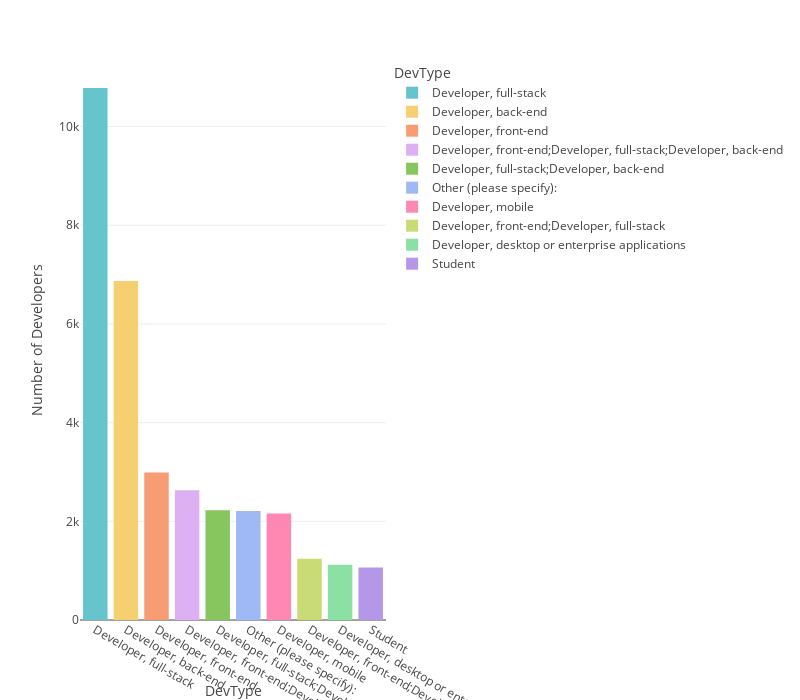

Notebook code for this chart:
### Code cell
plot_bar_plotly(df2021, 'DevType', 10, 700, 800)

### Figure 1 — Plotly figure (JSON) as saved in the notebook; plotly's stock layout.template omitted (floating-point values rounded to 4 significant figures)
{"data": [{"alignmentgroup": "True", "hovertemplate": "DevType=%{x}<br>Number of Developers=%{y}<extra></extra>", "legendgroup": "Developer, full-stack", "marker": {"color": "rgb(102, 197, 204)", "pattern": {"shape": ""}}, "name": "Developer, full-stack", "offsetgroup": "Developer, full-stack", "orientation": "v", "showlegend": true, "textposition": "auto", "type": "bar", "x": ["Developer, full-stack"], "xaxis": "x", "y": [10781], "yaxis": "y"}, {"alignmentgroup": "True", "hovertemplate": "DevType=%{x}<br>Number of Developers=%{y}<extra></extra>", "legendgroup": "Developer, back-end", "marker": {"color": "rgb(246, 207, 113)", "pattern": {"shape": ""}}, "name": "Developer, back-end", "offsetgroup": "Developer, back-end", "orientation": "v", "showlegend": true, "textposition": "auto", "type": "bar", "x": ["Developer, back-end"], "xaxis": "x", "y": [6870], "yaxis": "y"}, {"alignmentgroup": "True", "hovertemplate": "DevType=%{x}<br>Number of Developers=%{y}<extra></extra>", "legendgroup": "Developer, front-end", "marker": {"color": "rgb(248, 156, 116)", "pattern": {"shape": ""}}, "name": "Developer, front-end", "offsetgroup": "Developer, front-end", "orientation": "v", "showlegend": true, "textposition": "auto", "type": "bar", "x": ["Developer, front-end"], "xaxis": "x", "y": [2988], "yaxis": "y"}, {"alignmentgroup": "True", "hovertemplate": "DevType=%{x}<br>Number of Developers=%{y}<extra></extra>", "legendgroup": "Developer, front-end;Developer, full-stack;Developer, back-end", "marker": {"color": "rgb(220, 176, 242)", "pattern": {"shape": ""}}, "name": "Developer, front-end;Developer, full-stack;Developer, back-end", "offsetgroup": "Developer, front-end;Developer, full-stack;Developer, back-end", "orientation": "v", "showlegend": true, "textposition": "auto", "type": "bar", "x": ["Developer, front-end;Developer, full-stack;Developer, back-end"], "xaxis": "x", "y": [2628], "yaxis": "y"}, {"alignmentgroup": "True", "hovertemplate": "DevType=%{x}<br>Number of Developers=%{y}<extra></extra>", "legendgroup": "Developer, full-stack;Developer, back-end", "marker": {"color": "rgb(135, 197, 95)", "pattern": {"shape": ""}}, "name": "Developer, full-stack;Developer, back-end", "offsetgroup": "Developer, full-stack;Developer, back-end", "orientation": "v", "showlegend": true, "textposition": "auto", "type": "bar", "x": ["Developer, full-stack;Developer, back-end"], "xaxis": "x", "y": [2224], "yaxis": "y"}, {"alignmentgroup": "True", "hovertemplate": "DevType=%{x}<br>Number of Developers=%{y}<extra></extra>", "legendgroup": "Other (please specify):", "marker": {"color": "rgb(158, 185, 243)", "pattern": {"shape": ""}}, "name": "Other (please specify):", "offsetgroup": "Other (please specify):", "orientation": "v", "showlegend": true, "textposition": "auto", "type": "bar", "x": ["Other (please specify):"], "xaxis": "x", "y": [2208], "yaxis": "y"}, {"alignmentgroup": "True", "hovertemplate": "DevType=%{x}<br>Number of Developers=%{y}<extra></extra>", "legendgroup": "Developer, mobile", "marker": {"color": "rgb(254, 136, 177)", "pattern": {"shape": ""}}, "name": "Developer, mobile", "offsetgroup": "Developer, mobile", "orientation": "v", "showlegend": true, "textposition": "auto", "type": "bar", "x": ["Developer, mobile"], "xaxis": "x", "y": [2157], "yaxis": "y"}, {"alignmentgroup": "True", "hovertemplate": "DevType=%{x}<br>Number of Developers=%{y}<extra></extra>", "legendgroup": "Developer, front-end;Developer, full-stack", "marker": {"color": "rgb(201, 219, 116)", "pattern": {"shape": ""}}, "name": "Developer, front-end;Developer, full-stack", "offsetgroup": "Developer, front-end;Developer, full-stack", "orientation": "v", "showlegend": true, "textposition": "auto", "type": "bar", "x": ["Developer, front-end;Developer, full-stack"], "xaxis": "x", "y": [1243], "yaxis": "y"}, {"alignmentgroup": "True", "hovertemplate": "DevType=%{x}<br>Number of Developers=%{y}<extra></extra>", "legendgroup": "Developer, desktop or enterprise applications", "marker": {"color": "rgb(139, 224, 164)", "pattern": {"shape": ""}}, "name": "Developer, desktop or enterprise applications", "offsetgroup": "Developer, desktop or enterprise applications", "orientation": "v", "showlegend": true, "textposition": "auto", "type": "bar", "x": ["Developer, desktop or enterprise applications"], "xaxis": "x", "y": [1122], "yaxis": "y"}, {"alignmentgroup": "True", "hovertemplate": "DevType=%{x}<br>Number of Developers=%{y}<extra></extra>", "legendgroup": "Student", "marker": {"color": "rgb(180, 151, 231)", "pattern": {"shape": ""}}, "name": "Student", "offsetgroup": "Student", "orientation": "v", "showlegend": true, "textposition": "auto", "type": "bar", "x": ["Student"], "xaxis": "x", "y": [1063], "yaxis": "y"}], "layout": {"barmode": "relative", "height": 700, "legend": {"title": {"text": "DevType"}, "tracegroupgap": 0}, "margin": {"t": 60}, "width": 800, "xaxis": {"anchor": "y", "categoryarray": ["Developer, full-stack", "Developer, back-end", "Developer, front-end", "Developer, front-end;Developer, full-stack;Developer, back-end", "Developer, full-stack;Developer, back-end", "Other (please specify):", "Developer, mobile", "Developer, front-end;Developer, full-stack", "Developer, desktop or enterprise applications", "Student"], "categoryorder": "array", "domain": [0, 1], "title": {"text": "DevType"}}, "yaxis": {"anchor": "x", "domain": [0, 1], "title": {"text": "Number of Developers"}}}}
